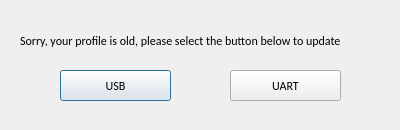
<?xml version="1.0" encoding="UTF-8"?>
<ui version="4.0">
 <class>profile_update_Dialog</class>
 <widget class="QDialog" name="profile_update_Dialog">
  <property name="enabled">
   <bool>true</bool>
  </property>
  <property name="geometry">
   <rect>
    <x>0</x>
    <y>0</y>
    <width>400</width>
    <height>130</height>
   </rect>
  </property>
  <property name="sizePolicy">
   <sizepolicy hsizetype="Fixed" vsizetype="Fixed">
    <horstretch>0</horstretch>
    <verstretch>0</verstretch>
   </sizepolicy>
  </property>
  <property name="minimumSize">
   <size>
    <width>400</width>
    <height>130</height>
   </size>
  </property>
  <property name="maximumSize">
   <size>
    <width>400</width>
    <height>130</height>
   </size>
  </property>
  <property name="font">
   <font>
    <family>Calibri</family>
   </font>
  </property>
  <property name="windowTitle">
   <string>Dialog</string>
  </property>
  <property name="sizeGripEnabled">
   <bool>false</bool>
  </property>
  <property name="modal">
   <bool>false</bool>
  </property>
  <widget class="QPushButton" name="pushButton">
   <property name="geometry">
    <rect>
     <x>60</x>
     <y>70</y>
     <width>111</width>
     <height>31</height>
    </rect>
   </property>
   <property name="text">
    <string>USB</string>
   </property>
  </widget>
  <widget class="QPushButton" name="pushButton_2">
   <property name="geometry">
    <rect>
     <x>230</x>
     <y>70</y>
     <width>111</width>
     <height>31</height>
    </rect>
   </property>
   <property name="text">
    <string>UART</string>
   </property>
  </widget>
  <widget class="QLabel" name="label">
   <property name="geometry">
    <rect>
     <x>20</x>
     <y>10</y>
     <width>431</width>
     <height>61</height>
    </rect>
   </property>
   <property name="text">
    <string>Sorry, your profile is old, please select the button below to update</string>
   </property>
  </widget>
 </widget>
 <resources/>
 <connections/>
</ui>
